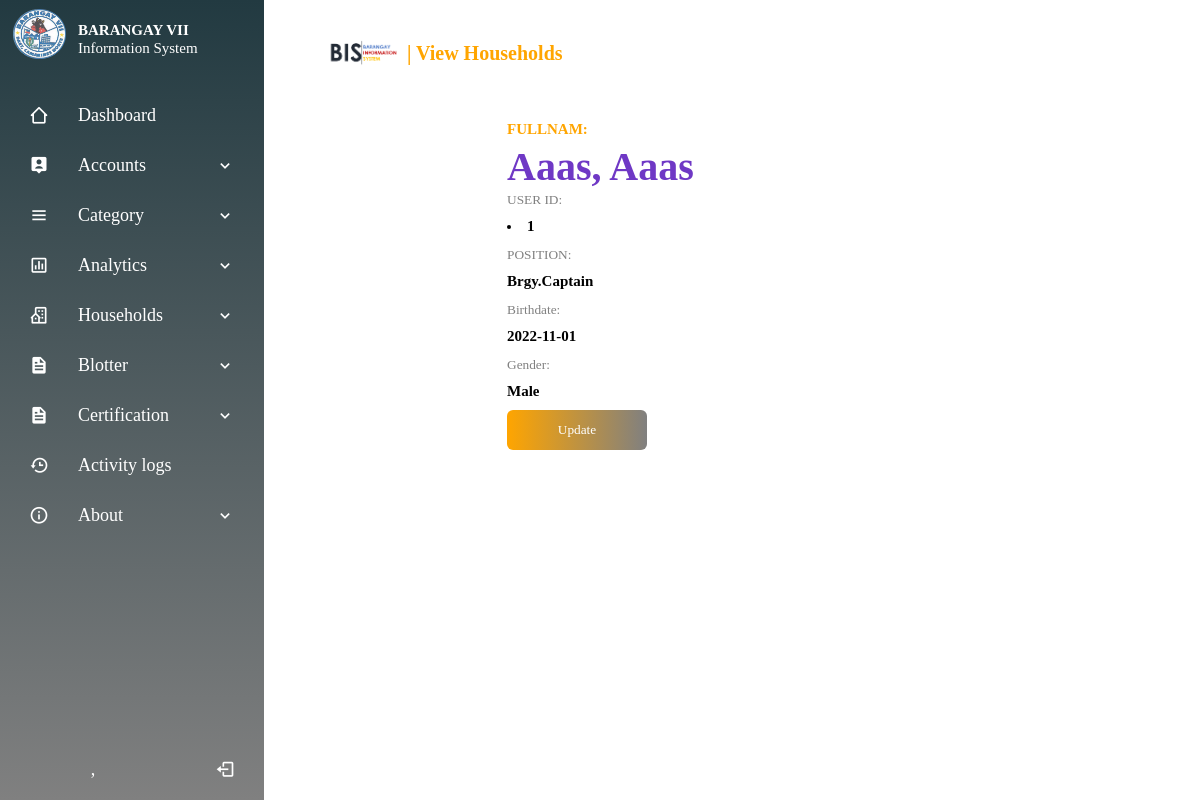
/viewaccount.php?id=1, run on the app's committed database.
### tables this page shows
CREATE TABLE `account` (
  `id` int(10) NOT NULL,
  `lastname` varchar(50) NOT NULL,
  `firstname` varchar(50) NOT NULL,
  `birthdate` varchar(25) NOT NULL,
  `gender` varchar(10) NOT NULL,
  `position` varchar(25) NOT NULL,
  `username` varchar(50) NOT NULL,
  `password` varchar(50) NOT NULL
);

### viewaccount.php (the view, shortened to what this page needs)
<!DOCTYPE html>
<html lang="en">
<head>
    <link rel="stylesheet" href="css/viewuser.css">
    <link rel="stylesheet" href="css/useraccount.css">
    <link rel="stylesheet" href="css/allmaster.css">
    <link rel="stylesheet" href="css/font.css">
</head>
<?php
    require('configOne.php');
        $id=$_REQUEST['id'];
        $query = "SELECT * from account where id='".$id."'";
        $result = mysqli_query($conn, $query) or die ($mysqli_error());
        $row = mysqli_fetch_assoc($result);
?>
<body>
    <?php include 'navigation.php' ?>
    <section class="home-section">
    <div class="container">
        <div class="navbar">
            <img src="css/images/SystemLogo.png" class="logo"> <h3> | View Households</h3>
        </div>
        <div class="row">
            <div class="col-1">
                <h3>FULLNAM:</h3>
                <h2><?php echo $row['firstname']; ?>, <?php echo $row['lastname']; ?></h2>
                <small>USER ID:</small>
                <h4><li><?php echo $row['id']; ?></li></h4>
                <small>POSITION:</small>
                <h4><?php echo $row['position']; ?></h4>
                <small>Birthdate:</small>
                <h4><?php echo $row['birthdate']; ?></h4>
                <small>Gender:</small>
                <h4><?php echo $row['gender']; ?></h4>
                <button type="button"><a href="editaccount.php?id=<?php echo $row['id']; ?>">Update</a><img src="css/images/arrow.png"></button>
            </div>
        </div>
    </div>
    </section>
</body>
</html>

### css/viewuser.css (style rules this page uses)
body { margin: 0; padding: 0; font-family: outfit; box-sizing: border-box; }
.container { width: 100%; min-height: 100vh; padding-left: 8%; padding-right: 8%; box-sizing: border-box; overflow:hidden; }
.navbar { width: 100%; display: flex; align-items: center; }
.navbar h3 { font-size: 20px; font-weight: bold; color:orange; margin: 10px 0 5px; text-transform: capitalize; text-align: left; margin-bottom: 15px; }
.logo { width: 100px; cursor: pointer; margin: 30px 0; }
.row { display: flex; justify-content: space-between; align-items: center; }
.col-1 { flex-basis: 80%; position: relative; margin-right: none; margin-left: 70px; }
.col-1 small { color: grey; }
.col-1 h2 { font-size: 40px; color: #6F38C5; text-transform: capitalize; }
.col-1 h3 { font-size: 20px; color:orange; font-weight: bold; margin: 0px 0 10px; text-transform: uppercase; }
.col-1 h4 { margin: 0 0 10px 0px; font-size: 15px; }
button { width: 140px; border: 0; padding: 12px 10px; outline:none; color: #ffff; background: linear-gradient(to right, orange, grey); border-radius: 6px; cursor: pointer; transition: width 0.5s; }
button a { text-decoration: none; color: #fff; }
.col-1::after { content: ''; width: 10px; height: 57%; background: linear-gradient( orange, grey); border-radius: 6px; position: absolute; left: -40px; top: 25px; visibility:hidden; }

### css/useraccount.css (style rules this page uses)
body { margin: 0; padding: 0; font-family: outfit; box-sizing: border-box; }
.container { width: 100%; min-height: 100vh; padding-left: 5%; padding-right: 5%; box-sizing: border-box; overflow:hidden; }
.navbar { width: 100%; display: flex; align-items: center; }
.navbar h3 { font-size: 20px; color:orange; font-weight: bold; margin: 10px 0 5px; text-transform: capitalize; text-align: left; margin-bottom: 15px; }
.logo { width: 100px; cursor: pointer; margin: 30px 0; }
.row { display: flex; justify-content: space-between; align-items: center; margin: 0px 0; }
.col-1 { flex-basis: 80%; position: relative; margin-right: 20px; margin-left: 200px; }
.col-1 h3 { font-size: 15px; color:orange; font-weight: bold; margin: 10px 0 5px; text-transform: capitalize; text-align: left; }
.col-1 h4 { margin: 10px 0; font-size: 15px; }
.col-1::after { content: ''; width: 10px; height: 100%; background: linear-gradient(orange, grey); border-radius: 6px; position: absolute; left: -30px; top: 5px; visibility:hidden; }

### css/allmaster.css (style rules this page uses)
.container { animation: transitionIn 0.85s; }

### css/cssNav/style.css (style rules this page uses)
* { margin: 0; padding: 0; box-sizing: border-box; font-family: Outfit; }
.home-section { position: relative; height: 100vh; left: 260px; width: calc(100% - 260px); transition: all 0.5s ease; }

### data on the page
account: firstname "Aaas", lastname "Aaas", id "1", position "Brgy.Captain", birthdate "2022-11-01", gender "Male"
